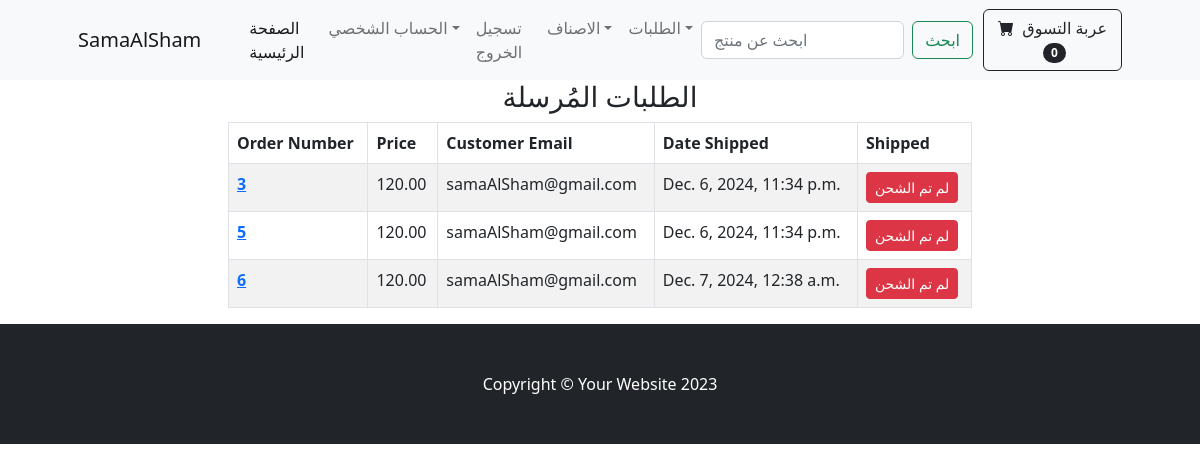
The page /payment/shipped_dash (signed in) on the database as committed earlier.
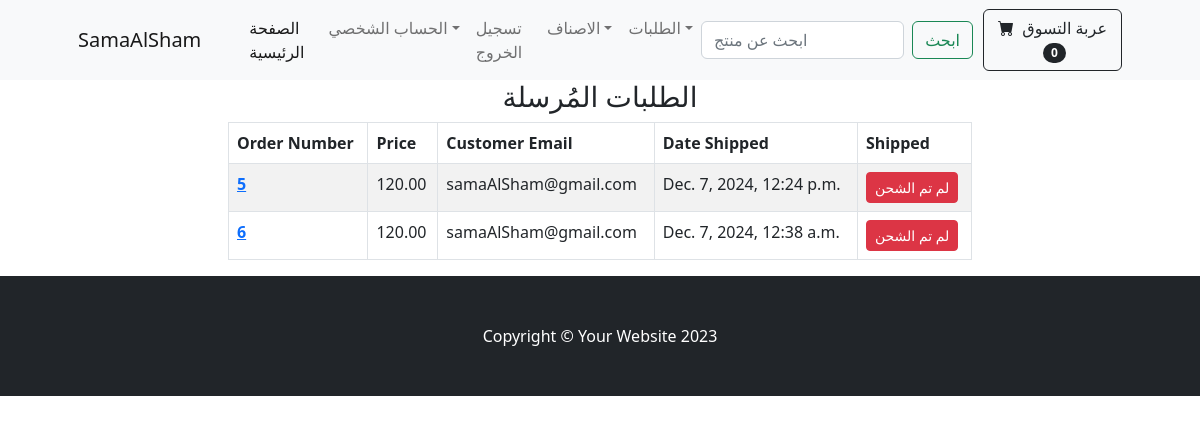
The same page on the database as committed later.
### payment/models.py (models this page shows, shortened)
class Order(models.Model):
    user = models.ForeignKey(User, on_delete=models.CASCADE, null=True, blank=True)
    order_full_name = models.CharField(max_length=255)
    order_email = models.CharField(max_length=255)
    shipping_address = models.TextField(max_length=15000)
    amount_paid = models.DecimalField(max_digits=10, decimal_places=2)
    date_ordered = models.DateTimeField(auto_now_add=True)
    shipped = models.BooleanField(default=False)
    date_shipped = models.DateTimeField(blank=True, null=True)

### payment/views.py (the view, shortened to what this page needs)
# urls.py: path('shipped_dash', views.shipped_dash, name='shipped_dash'),
def shipped_dash(request):
    if request.user.is_authenticated and request.user.is_superuser:
        orders = Order.objects.filter(shipped=True)
        return render(request, "payment/shipped_dash.html", {"orders": orders})
    else:
        messages.success(request, ("لايوجد صلاحية"))
        return redirect("home")

### cart/cart.py (called while the page is built)
    def __len__(self):
        return len(self.cart)

### cart/context_processors.py (called while the page is built)
def cart(request):
    return {"cart": Cart(request)}

### payment/templates/payment/shipped_dash.html (shortened to what this page needs)
{% extends 'base.html' %}
{% block content %}
<div class="container">
    <div class="row">
        <center>
            <div class="col-8">
                <h3>
                    الطلبات المُرسلة
                </h3>
                <table class="table table-striped table-hover table-bordered">
                    <thead>
                        <tr>
                            <th scope="col">Order Number</th>
                            <th scope="col">Price</th>
                            <th scope="col">Customer Email</th>
                            <th scope="col">Date Shipped</th>
                            <th scope="col">Shipped</th>
                        </tr>
                    </thead>
                    <tbody>
                        {% for item in orders %}
                        <tr>
                            <th><a href="{% url 'orders' item.id %}">{{item.id}}</a></th>
                            <td>{{item.amount_paid}}</td>
                            <td>{{item.order_email}}</td>
                            <td>{{item.date_shipped}}</td>
                            <td>
                                <form method="POST">
                                    <button type="submit" class="btn btn-danger btn-sm">
                                        لم تم الشحن
                                    </button>
                                </form>
                            </td>
                        </tr>
                        {% endfor %}
                    </tbody>
                </table>
            </div>
        </center>
    </div>
</div>
{% endblock%}

### store/templates/base.html (shortened to what this page needs)
{% load static %}
<!DOCTYPE html>
<html lang="ar">
<head>
    <link href="https://cdn.jsdelivr.net/npm/bootstrap-icons@1.5.0/font/bootstrap-icons.css" rel="stylesheet" />
    <link href="{% static 'css/styles.css' %}" rel="stylesheet" />
</head>
<body>
    {% include 'navbar.html' %}
    {% block content %}
    {% endblock %}
    {% include 'footer.html' %}
</body>
</html>

### store/templates/navbar.html (shortened to what this page needs)
<nav class="navbar navbar-expand-lg navbar-light bg-light">
    <div class="container px-4 px-lg-5">
        <a class="navbar-brand" href="{% url 'home' %}">SamaAlSham</a>
        <div class="collapse navbar-collapse" id="navbarSupportedContent">
            <ul class="navbar-nav me-auto mb-2 mb-lg-0 ms-lg-4">
                <li class="nav-item"><a class="nav-link active" aria-current="page" href="{% url 'home' %}">الصفحة
                        الرئيسية</a>
                </li>
                {% if user.is_authenticated %}
                <li class="nav-item dropdown">
                    <a class="nav-link dropdown-toggle" id="navbarDropdown" href="#" role="button"
                        data-bs-toggle="dropdown" aria-expanded="false">الحساب الشخصي</a>
                </li>
                <li class="nav-item"><a class="nav-link" href="{% url 'logout' %}">تسجيل الخروج</a></li>
                {% else %}
                <li class="nav-item"><a class="nav-link" href="{% url 'login' %}">تسجيل الدخول</a></li>
                <li class="nav-item"><a class="nav-link" href="{% url 'register' %}">انشاء حساب جديد</a></li>
                {% endif %}
                <li class="nav-item dropdown">
                    <a class="nav-link dropdown-toggle" id="navbarDropdown" href="#" role="button"
                        data-bs-toggle="dropdown" aria-expanded="false">الاصناف</a>
                </li>
                {% if user.is_superuser %}
                <li class="nav-item dropdown">
                    <a class="nav-link dropdown-toggle" id="navbarDropdown" href="#" role="button"
                        data-bs-toggle="dropdown" aria-expanded="false">الطلبات</a>
                </li>
                {% endif %}
            </ul>
            <form class="d-flex" role="search" method="POST" action="{% url 'search' %}">
                <input class="form-control me-2" type="search" placeholder="ابحث عن منتج" aria-label="Search"
                    name="searched">
                <button class="btn btn-outline-success" type="submit" style="margin-right: 10px;">ابحث</button>
            </form>
            <form class="d-flex">
                <a href="{% url 'cart_summary' %}" class="btn btn-outline-dark">
                    <i class="bi-cart-fill me-1"></i>
                    عربة التسوق
                    <span class="badge bg-dark text-white ms-1 rounded-pill" id="cart_quantity">{{ cart|length }}</span>
                </a>
            </form>
        </div>
    </div>
</nav>

### store/templates/footer.html
<footer class="py-5 bg-dark">
    <div class="container">
        <p class="m-0 text-center text-white">Copyright &copy; Your Website 2023</p>
    </div>
</footer>

Rows that differ between the two databases and show on the page:
no longer on this page (row edited): Order: id "3", amount_paid "120.00", order_email "samaAlSham@gmail.com", date_shipped "Dec. 6, 2024, 11:34 p.m."
changed Order id 5: date_shipped "Dec. 6, 2024, 11:34 p.m." → "Dec. 7, 2024, 12:24 p.m."
